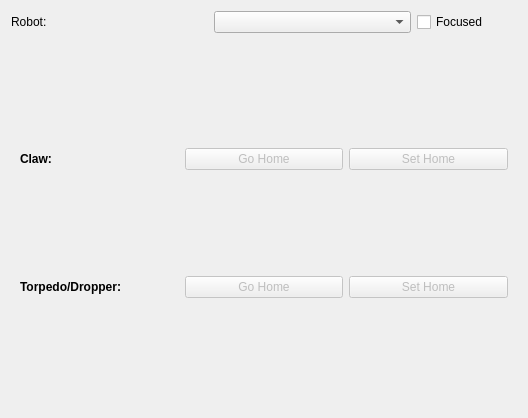
<?xml version="1.0" encoding="UTF-8"?>
<ui version="4.0">
 <class>Template</class>
 <widget class="QWidget" name="Template">
  <property name="geometry">
   <rect>
    <x>0</x>
    <y>0</y>
    <width>528</width>
    <height>418</height>
   </rect>
  </property>
  <property name="windowTitle">
   <string>Form</string>
  </property>
  <layout class="QVBoxLayout" name="verticalLayout">
   <item>
    <layout class="QHBoxLayout" name="horizontalLayout">
     <item>
      <widget class="QLabel" name="label_9">
       <property name="text">
        <string>Robot:</string>
       </property>
      </widget>
     </item>
     <item>
      <widget class="QComboBox" name="robot_select_block"/>
     </item>
     <item>
      <widget class="QCheckBox" name="focus_box">
       <property name="minimumSize">
        <size>
         <width>100</width>
         <height>0</height>
        </size>
       </property>
       <property name="maximumSize">
        <size>
         <width>100</width>
         <height>16777215</height>
        </size>
       </property>
       <property name="text">
        <string>Focused</string>
       </property>
      </widget>
     </item>
    </layout>
   </item>
   <item>
    <widget class="QWidget" name="servoMgmtGroup" native="true">
     <property name="visible">
      <bool>false</bool>
     </property>
     <property name="toolTip">
      <string/>
     </property>
     <layout class="QGridLayout" name="gridLayout_2">
      <item row="1" column="2">
       <widget class="QPushButton" name="ctrlTorpSetHome">
        <property name="enabled">
         <bool>false</bool>
        </property>
        <property name="text">
         <string>Set Home</string>
        </property>
       </widget>
      </item>
      <item row="0" column="1">
       <widget class="QPushButton" name="ctrlClawGoHome">
        <property name="enabled">
         <bool>false</bool>
        </property>
        <property name="text">
         <string>Go Home</string>
        </property>
       </widget>
      </item>
      <item row="1" column="0">
       <widget class="QLabel" name="label_8">
        <property name="styleSheet">
         <string notr="true">font-weight: bold</string>
        </property>
        <property name="text">
         <string>Torpedo/Dropper:</string>
        </property>
       </widget>
      </item>
      <item row="0" column="2">
       <widget class="QPushButton" name="ctrlClawSetHome">
        <property name="enabled">
         <bool>false</bool>
        </property>
        <property name="text">
         <string>Set Home</string>
        </property>
       </widget>
      </item>
      <item row="0" column="0">
       <widget class="QLabel" name="label_7">
        <property name="styleSheet">
         <string notr="true">font-weight: bold</string>
        </property>
        <property name="text">
         <string>Claw:</string>
        </property>
       </widget>
      </item>
      <item row="1" column="1">
       <widget class="QPushButton" name="ctrlTorpGoHome">
        <property name="enabled">
         <bool>false</bool>
        </property>
        <property name="text">
         <string>Go Home</string>
        </property>
       </widget>
      </item>
     </layout>
    </widget>
   </item>
  </layout>
 </widget>
 <resources/>
 <connections/>
</ui>
